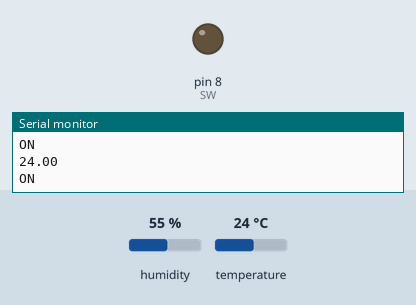
Simulated run of this sketch. Board: Arduino Uno, built with avr-gcc and run on an emulated ATmega328P. On the bench: output pins drawn as LEDs (lit = HIGH), the last lines printed to the serial monitor. The test bench sets the inputs (shaded band); at power-on: temperature 24 °C, humidity 55 %.

Above: at 2.8 s.
2.9 s: temperature set to 37.2 °C
5.7 s: temperature set to 38.1 °C
At 7.5 s:
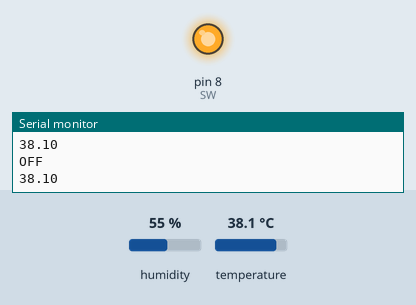
8.5 s: temperature set to 36.5 °C
11.5 s: temperature set to 35.6 °C
At 13.0 s:
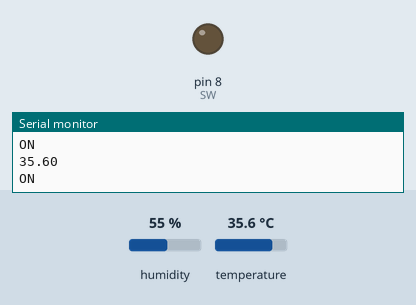
Timing chart, 0 to 14.5 s (numbered marks = the images above; inputs shaded):
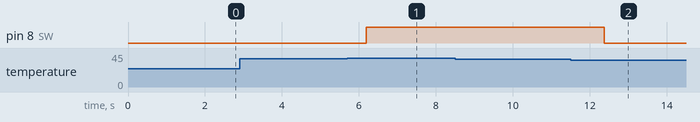

The sketch:

incubator.ino
```cpp
#include "DHT.h"

DHT dht;
#define SW 8

void setup()
{
  Serial.begin(9600);
  dht.setup(2); // data pin 2
    pinMode(SW, OUTPUT);
}

void loop()
{
  //delay(dht.getMinimumSamplingPeriod());
  float temperature = dht.getTemperature();
  Serial.println(temperature);
  if(temperature >= 37.7  )
  {
    digitalWrite(SW, HIGH);
    Serial.println("OFF");
    delay(10);
  }
  if(temperature <= 36)
  {
    digitalWrite(SW, LOW);
    Serial.println("ON");
    delay(10);
  }
  delay(250);

}
```

Measured:
- the behaviour switches between 37.6 and 37.7 °C on temperature (found by bisection; images 0 and 1)
- the behaviour switches between 36.1 and 36 °C on temperature (found by bisection; images 1 and 2)
- after the input at 5.7 s, pin 8 (SW): LOW → HIGH after 0.49 s
- after the input at 11.5 s, pin 8 (SW): HIGH → LOW after 0.88 s
